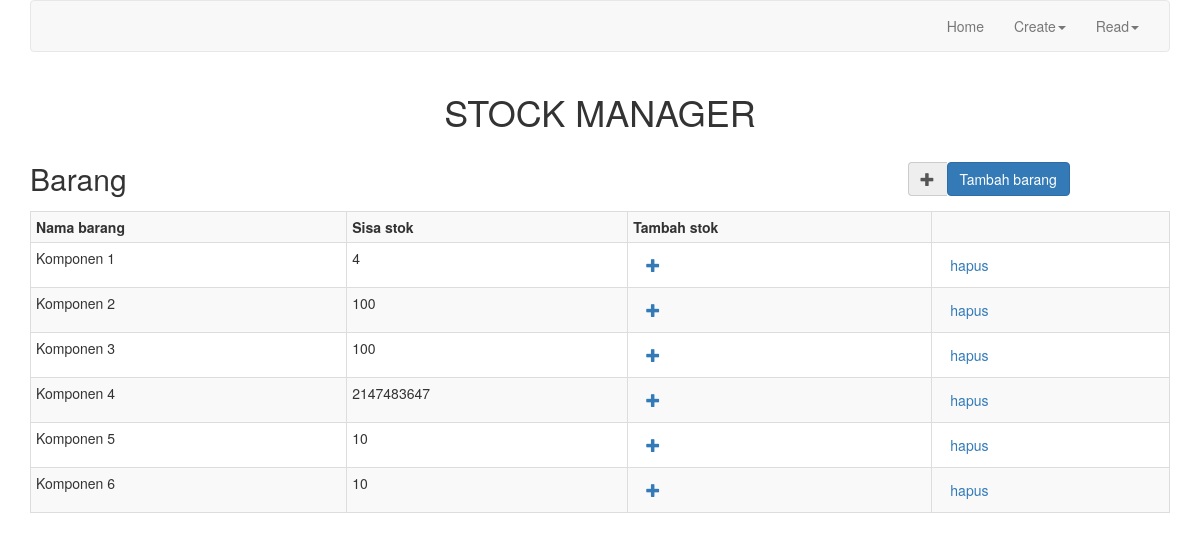
The page /index.php/welcome/index_barang on the database its author committed.
### tables this page shows
CREATE TABLE IF NOT EXISTS `komponen` (
  `id_komponen` varchar(100) NOT NULL,
  `nama_komponen` varchar(100) NOT NULL,
  `stok_tersedia` int(11) NOT NULL,
  `stok_minimal` int(11) NOT NULL,
  PRIMARY KEY (`id_komponen`)
);

### application/controllers/Welcome.php (called while the page is built, shortened)
<?php
class Welcome extends CI_Controller {
	function __Construct(){
		$this->load->database();
		$this->load->model('Komponen_model');
		$this->load->model('Supplier_model');
	}
	public function index_barang() {
		$data['komponens'] = $this->Komponen_model->getKomponen();
		$this->load->helper('url');
		$this->load->view('template/header');
		$this->load->view('barang', $data);
		$this->load->view('template/footer');
	}
}

### index.php (called while the page is built, shortened)
<?php
require_once BASEPATH.'core/CodeIgniter.php';

### application/models/Komponen_model.php (called while the page is built, shortened)
<?php
class Komponen_model extends CI_Model {
	public function getKomponen()
	{
		$this->db->select('*');
		$this->db->from('komponen');
		$this->db->order_by('nama_komponen');
		$query = $this->db->get();
		return $query->result_array();
	}
}

### application/views/barang.php (the view, shortened to what this page needs)
<div class="container">
	<div id="header">
		<h1 class="text-center">STOCK MANAGER</h1>
	</div>
	<div id="content">
		<div class="row">
			<div class="col-md-3">
				<h2>Barang</h2>
			</div>
			<div class="col-md-offset-6 col-md-3">
				<br>
				<div class="form-group">
					<div class="input-group">
						<div class="input-group-addon"><i class="glyphicon glyphicon-plus"></i></div>
						<button type="button" class="btn btn-primary">Tambah barang</button>
					</div>
				</div>
			</div>
		</div>
		<div class="row">
			<div id="toBuyTable" class="col-md-12">
				<table class="table table-bordered table-striped table-hover table-condensed table-responsive">
					<tr>
						<th>Nama barang</th>
						<th>Sisa stok</th>
						<th>Tambah stok</th>
						<th></th>
					</tr>
					<?php foreach ($komponens as $komponenItem): ?>
					<tr>
						<td><?php echo $komponenItem['nama_komponen'] ?></td>
						<td><?php echo $komponenItem['stok_tersedia'] ?></td>
						<td><button type="button" class="btn btn-link"><i class="glyphicon glyphicon-plus"></i></button></td>
						<td><button type="button" class="btn btn-link">hapus</button></td>
					</tr>
					<?php endforeach ?>
				</table>
			</div>
		</div>
	</div>
</div>

### application/views/template/header.php (shortened to what this page needs)
<!DOCTYPE html>
<html lang="en">
<head>
    <link href="../../assets/css/bootstrap.min.css" rel="stylesheet">
    <link href="../../assets/css/main.css" rel="stylesheet">
    <link href="../../assets/css/home.css" rel="stylesheet">
</head>
<body>
    <div class="container">
        <div id="header-menu">
            <nav class="navbar navbar-default">
                <div class="container-fluid">
                    <div class="collapse navbar-collapse" id="bs-example-navbar-collapse-1">
                        <ul class="nav navbar-nav navbar-right">
                            <li><a href="index_home">Home</a></li>
                            <li class="dropdown">
                                <a href="#" class="dropdown-toggle" data-toggle="dropdown" role="button" aria-haspopup="true" aria-expanded="false">Create<span class="caret"></span></a>
                            </li>
                            <li class="dropdown">
                                <a href="#" class="dropdown-toggle" data-toggle="dropdown" role="button" aria-haspopup="true" aria-expanded="false">Read<span class="caret"></span></a>
                            </li>
                        </ul>
                    </div>
                </div>
            </nav>
        </div>
    </div>

### application/views/template/footer.php
</body>
</html>

### assets/css/main.css (style rules this page uses)
#header { font-size: 25px; font-weight: bold; }

### rows shown on the page
komponen: nama_komponen "Komponen 1", stok_tersedia "4"
komponen: nama_komponen "Komponen 2", stok_tersedia "100"
komponen: nama_komponen "Komponen 3", stok_tersedia "100"
komponen: nama_komponen "Komponen 4", stok_tersedia "2147483647"
komponen: nama_komponen "Komponen 5", stok_tersedia "10"
komponen: nama_komponen "Komponen 6", stok_tersedia "10"
